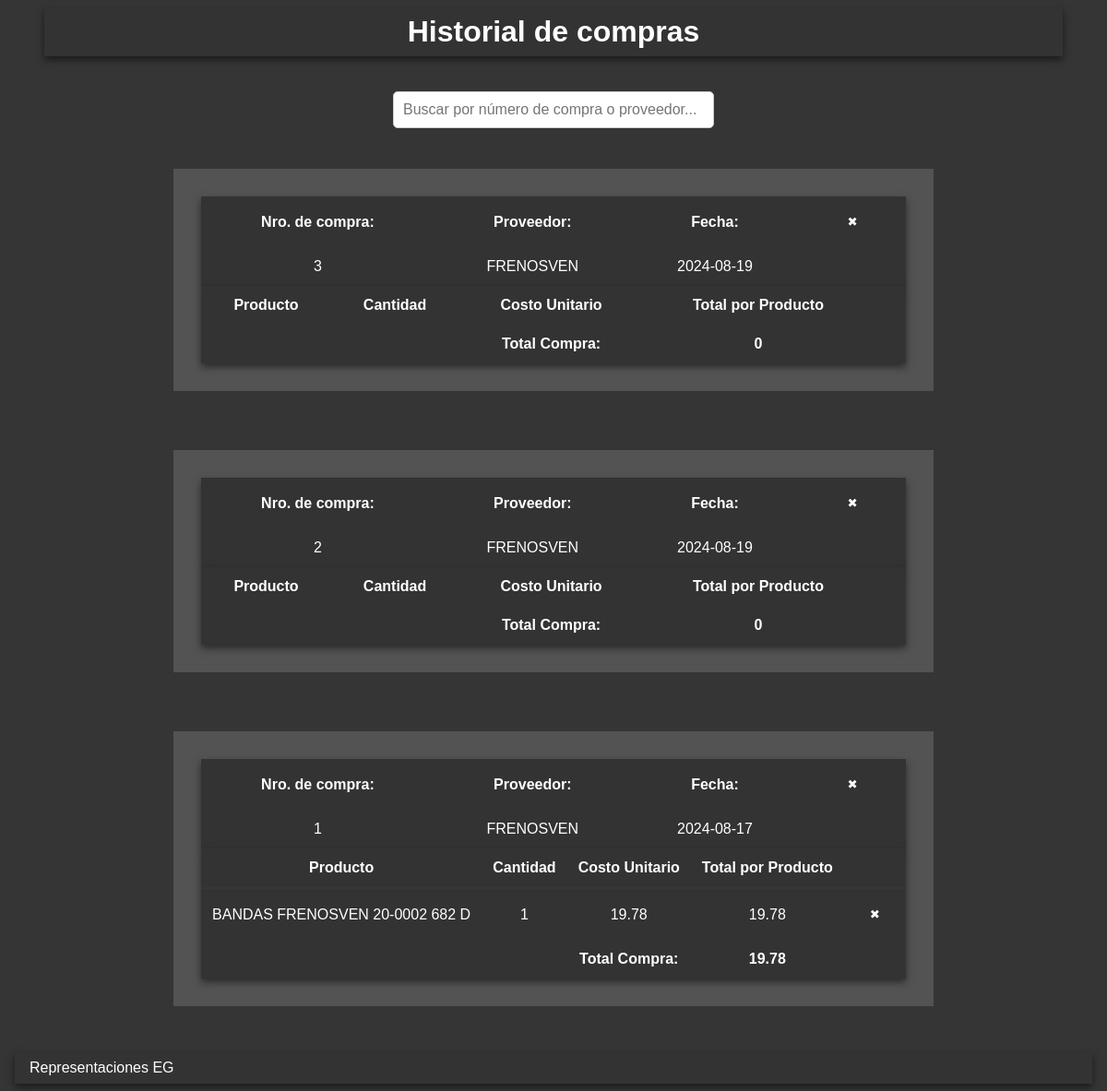
Screenshot of /historial_compras/historial_compras with the database file from the repository.
### tables this page shows
CREATE TABLE Compras (
    id INTEGER PRIMARY KEY AUTOINCREMENT,
    proveedor_id INTEGER,
    numero_compra TEXT NOT NULL,
    fecha DATE NOT NULL,
    total_compra REAL,
    FOREIGN KEY (proveedor_id) REFERENCES Proveedores(id)
);

CREATE TABLE Proveedores (
    id INTEGER PRIMARY KEY AUTOINCREMENT,
    nombre TEXT NOT NULL
);

CREATE TABLE Productos_Compras (
    id INTEGER PRIMARY KEY AUTOINCREMENT,
    compra_id INTEGER,
    producto_id INTEGER,
    cantidad INTEGER NOT NULL,
    costo REAL NOT NULL,
    FOREIGN KEY (compra_id) REFERENCES Compras(id),
    FOREIGN KEY (producto_id) REFERENCES Inventario(id)
);

CREATE TABLE inventario (
    id INTEGER PRIMARY KEY AUTOINCREMENT,
    PRODUCTO TEXT,
    CANTIDAD INTEGER,
    PRECIO REAL,
    COSTO REAL,
    TIPO_DE_PRODUCTO TEXT,
    MARCA TEXT
);

### routes/compras/subfunciones/historial_compras.py (the view)
@historial_compras_bp.route('/historial_compras')
def historial_compras():
    db = get_db()
    cursor = db.execute('SELECT c.id AS compra_id, c.numero_compra, c.fecha, p.nombre AS proveedor FROM Compras c JOIN Proveedores p ON c.proveedor_id = p.id ORDER BY c.numero_compra')
    compras = cursor.fetchall()
    cursor.execute('SELECT cp.compra_id, cp.producto_id, i.PRODUCTO AS producto, cp.cantidad, cp.costo FROM Productos_compras cp JOIN Inventario i ON cp.producto_id = i.id')
    productos = cursor.fetchall()
    productos_por_compra = {}
    for producto in productos:
        compra_id = producto['compra_id']
        if compra_id not in productos_por_compra:
            productos_por_compra[compra_id] = []
        productos_por_compra[compra_id].append({
            'producto_id': producto['producto_id'],
            'producto': producto['producto'],
            'cantidad': producto['cantidad'],
            'costo': producto['costo']
        })
    compras_agrupadas = []
    for compra in compras:
        compra_id = compra['compra_id']
        productos = productos_por_compra.get(compra_id, [])
        total_compra = sum(float(p['cantidad']) * float(p['costo']) for p in productos)
        compras_agrupadas.append({
            'numero_compra': compra['numero_compra'],
            'proveedor': compra['proveedor'],
            'fecha': compra['fecha'],
            'productos': productos,
            'total_compra': total_compra
        })
    return render_template('/compras/historial_compras.html', compras=compras_agrupadas)

### app.py (called while the page is built)
def create_app():
    app = Flask(__name__, template_folder='templates')
    app.config['SECRET_KEY'] = cargar_clave_secreta()
    @app.before_request
    def before_request():
        g.db = get_db()
    @app.teardown_appcontext
    def teardown_appcontext(error):
        close_db(error)
    @app.route('/')
    def index():
        return render_template('index.html')
    app.register_blueprint(ventas_bp)
    app.register_blueprint(compras_bp)
    app.register_blueprint(clientes_bp)
    app.register_blueprint(inventario_bp)
    return app

### routes/database.py (called while the page is built)
def get_db():
    if 'db' not in g:
        g.db = sqlite3.connect(DATABASE)
        g.db.row_factory = sqlite3.Row
    return g.db

### templates/compras/historial_compras.html (shortened to what this page needs)
<!DOCTYPE html>
<html lang="en">
<head>
    <link rel="stylesheet" href="//code.jquery.com/ui/1.12.1/themes/base/jquery-ui.css">
    <link rel="stylesheet" href="/static/css/global/style.css">
</head>
<body>
    <header>
        <h1>Historial de compras</h1>
    </header>
    <main>
        <input type="text" id="buscador" placeholder="Buscar por número de compra o proveedor...">
        <div class="contenedor-compras">
            {% for compra in compras | reverse %}
            <section class="contenedor">
                <table class="info-proveedor">
                    <thead>
                        <tr>
                            <th><strong>Nro. de compra:</strong></th>
                            <th><strong>Proveedor:</strong></th>
                            <th><strong>Fecha:</strong></th>
                            <th><button class="eliminar-compra" title="Eliminar Compra" data-compra-id="{{ compra.numero_compra }}">&#x2716;</button></th>
                        </tr>
                    </thead>
                    <tbody>
                        <tr>
                            <td>{{ compra.numero_compra }}</td>
                            <td>{{ compra.proveedor }}</td>
                            <td>{{ compra.fecha }}</td>
                            <td></td>
                        </tr>
                    </tbody>
                </table>
                <table class="info-productos">
                    <thead>
                        <tr class="info-productos-head">
                            <th>Producto</th>
                            <th>Cantidad</th>
                            <th>Costo Unitario</th>
                            <th>Total por Producto</th>
                            <th></th>
                        </tr>
                    </thead>
                    <tbody>
                        {% for producto in compra.productos %}
                        <tr class="info-productos-body">
                            <td>{{ producto.producto }}</td>
                            <td>{{ producto.cantidad }}</td>
                            <td>{{ producto.costo }}</td>
                            <td>{{ producto.cantidad * producto.costo }}</td>
                            <td>
                                <button class="eliminar-producto" title="Eliminar Producto" data-compra-id="{{ compra.numero_compra }}" data-producto-id="{{ producto.producto_id }}">&#x2716;</button>
                            </td>
                        </tr>
                        {% endfor %}
                    </tbody>
                    <tfoot>
                        <tr class="total-compra-row">
                            <td></td>
                            <td></td>
                            <td><strong>Total Compra:</strong></td>
                            <td><strong>{{ compra.total_compra }}</strong></td>
                            <td></td>
                        </tr>
                    </tfoot>
                </table>
            </section>
            {% endfor %}
        </div>
    </main>
    <footer>
        <span>Representaciones EG</span>
    </footer>
</body>
</html>

### static/css/global/style.css (style rules this page uses)
* { margin: 0; padding: 0; box-sizing: border-box; }
body { font-family: Arial, sans-serif; margin: 0; padding: 0; display: flex; flex-direction: column; min-height: 100vh; background-color: rgba(51, 51, 51, 0.99) }
header { padding: 0.5rem 10rem; margin: 0.5rem 3rem; background-color: #333; color: white; text-align: center; font-size: 1rem; box-shadow: 0 4px 8px rgba(0, 0, 0, 0.5); }
main { flex: 1; display: flex; flex-direction: column; justify-content: center; align-items: center; padding: 10px 20px; }
footer { padding: 0.5rem 1rem; margin: 0.5rem 1rem; background-color: #333; color: white; text-align: left; box-shadow: 0 4px 8px rgba(0, 0, 0, 0.5); }

### static/css/components/formularios.css (style rules this page uses)
input[type="text"], input[type="date"] { width: 100%; padding: 0.5rem; margin-bottom: 0.75rem; border: 1px solid #ccc; border-radius: 5px; }

### static/css/components/tablas.css (style rules this page uses)
table { width: 100%; border-collapse: collapse; box-shadow: 0 4px 8px rgba(0, 0, 0, 0.5); }
table th, table td { color: white; background-color: #333 ; padding: 0.75rem; text-align: center; }
table th { background-color: #333; }
table td button, table th button { background-color: #333; color: white; border: none; padding: 0.5rem 1rem; cursor: pointer; border-radius: 5px; }

### static/css/layouts/botones.css (style rules this page uses)
button { cursor: pointer; color: white; max-width: 100%; background: #333; border-radius: 10px; transition: transform 0.15s, box-shadow 0.15s, background-color 0.6s; }

### static/css/sections/ventas/historial_ventas.css (style rules this page uses)
#buscador { width: 30%; padding: 10px; margin-top: 20px; font-size: 16px; border: 1px solid #ccc; border-radius: 5px; }
.contenedor { flex: 1; margin: 2rem; border: 30px solid rgba(255, 255, 255, 0.15); }
.info-productos-body { border-top: 2px solid rgba(255, 255, 255, 0.02); }

### static/css/sections/compras/historial_compras.css (style rules this page uses)
#buscador { width: 30%; padding: 10px; margin-top: 20px; font-size: 16px; border: 1px solid #ccc; border-radius: 5px; }
.contenedor-compras { display: flex; flex-wrap: wrap; flex-direction: column; justify-content: space-between; }
.contenedor { flex: 1; margin: 2rem; border: 30px solid rgba(255, 255, 255, 0.15); }
.info-productos-body { border-top: 2px solid rgba(255, 255, 255, 0.02); }

### rows the page displays
Compras: numero_compra "3", proveedor "FRENOSVEN", fecha "2024-08-19", total_compra "0"
Compras: numero_compra "2", proveedor "FRENOSVEN", fecha "2024-08-19", total_compra "0"
Compras: numero_compra "1", proveedor "FRENOSVEN", fecha "2024-08-17", total_compra "19.78"
Productos_Compras: producto "BANDAS FRENOSVEN 20-0002 682 D", cantidad "1", costo "19.78", producto.cantidad*producto.costo "19.78"
